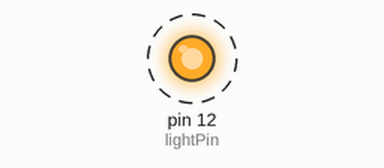
Simulated run of this program. Board: Raspberry Pi (header pin numbers). Shown: output pins drawn as LEDs (lit = HIGH). Dashed ring = blinking.

Above: at 0.5 s.
Timing chart, 0 to 4.6 s (numbered marks = the images above):
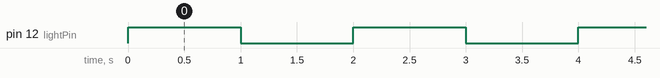

Measured:
- by itself, pin 12 (lightPin): alternates HIGH for 1.0 s and LOW for 1.0 s

The program:

blinking-light.py
```python
import RPi.GPIO as GPIO # Import Raspberry Pi GPIO library
from time import sleep # Import the sleep function from the time module

lightPin = 12

GPIO.setwarnings(False) # Ignore warning for now
GPIO.setmode(GPIO.BOARD) # Use physical pin numbering
GPIO.setup(lightPin, GPIO.OUT, initial=GPIO.LOW) # Set pin 8 to be an output pin and set initial value to low (off)

while True: # Run forever
 GPIO.output(lightPin, GPIO.HIGH) # Turn on
 sleep(1) # Sleep for 1 second
 GPIO.output(lightPin, GPIO.LOW) # Turn off
 sleep(1) # Sleep for 1 second
```
